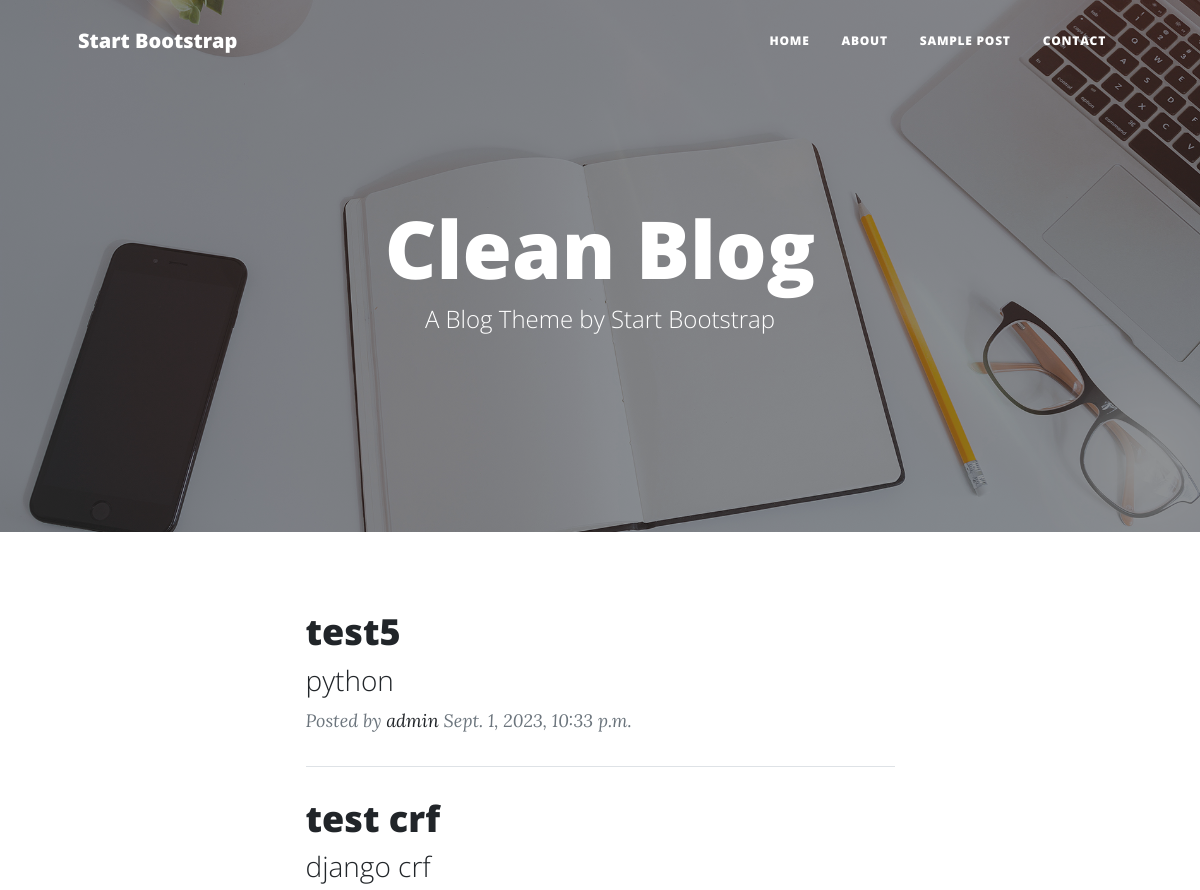
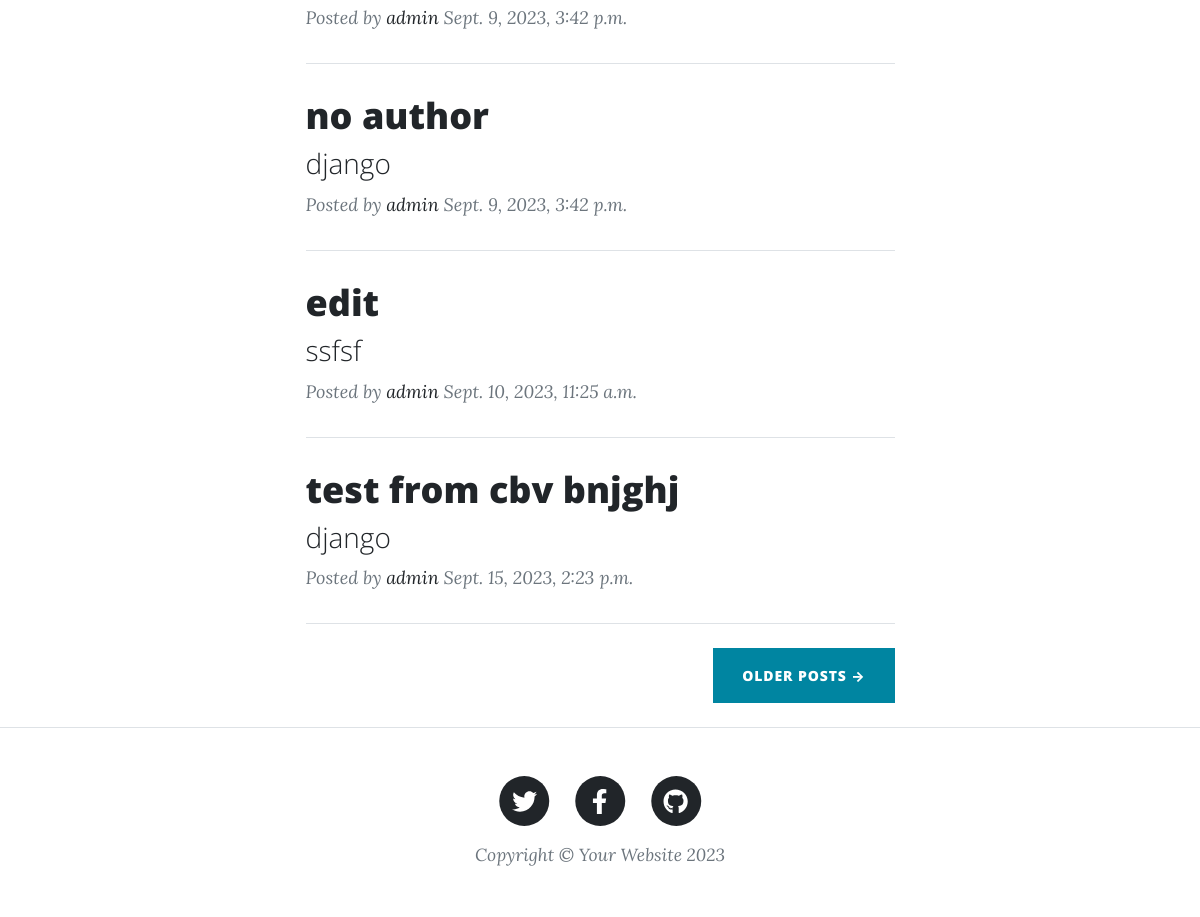
Screenshot of /blog/ with the database file from the repository (2 pictures, top to bottom).
### posts/models.py (models this page shows)
class Post(models.Model):
    author = models.ForeignKey(User,related_name='post_author' , on_delete=models.SET_NULL,null=True)
    title = models.CharField(max_length=150)
    content = models.TextField(max_length=30000)
    image = models.ImageField(upload_to='posts')
    publish_date = models.DateTimeField(default=timezone.now)
    tags = TaggableManager()

### posts/views2.py (the view)
# urls.py: path('blog/', PostList.as_view()),
class PostList(generic.ListView):
    model = Post

### posts/templates/posts/post_list.html (shortened to what this page needs)
{% load static %}
<!DOCTYPE html>
<html lang="en">
    <head>
        <link href="css/styles.css" rel="stylesheet" />
        <link href="{% static 'css/styles.css' %}" rel="stylesheet" />
    </head>
    <body>
        <nav class="navbar navbar-expand-lg navbar-light" id="mainNav">
            <div class="container px-4 px-lg-5">
                <a class="navbar-brand" href="index.html">Start Bootstrap</a>
                <div class="collapse navbar-collapse" id="navbarResponsive">
                    <ul class="navbar-nav ms-auto py-4 py-lg-0">
                        <li class="nav-item"><a class="nav-link px-lg-3 py-3 py-lg-4" href="index.html">Home</a></li>
                        <li class="nav-item"><a class="nav-link px-lg-3 py-3 py-lg-4" href="about.html">About</a></li>
                        <li class="nav-item"><a class="nav-link px-lg-3 py-3 py-lg-4" href="post.html">Sample Post</a></li>
                        <li class="nav-item"><a class="nav-link px-lg-3 py-3 py-lg-4" href="contact.html">Contact</a></li>
                    </ul>
                </div>
            </div>
        </nav>
        <header class="masthead" style="background-image: url('{% static 'assets/img/home-bg.jpg' %}')">
            <div class="container position-relative px-4 px-lg-5">
                <div class="row gx-4 gx-lg-5 justify-content-center">
                    <div class="col-md-10 col-lg-8 col-xl-7">
                        <div class="site-heading">
                            <h1>Clean Blog</h1>
                            <span class="subheading">A Blog Theme by Start Bootstrap</span>
                        </div>
                    </div>
                </div>
            </div>
        </header>
        <div class="container px-4 px-lg-5">
            <div class="row gx-4 gx-lg-5 justify-content-center">
                <div class="col-md-10 col-lg-8 col-xl-7">
                    {% for post in post_list %}
                        <div class="post-preview">
                            <a href="/blog/{{post.id}}">
                                <h2 class="post-title">{{post.title}}</h2>
                                <h3 class="post-subtitle">{{post.content}}</h3>
                            </a>
                            <p class="post-meta">
                                Posted by
                                <a href="#!">{{post.author}}</a>
                                {{post.publish_date}}
                            </p>
                        </div>
                        <hr class="my-4" />
                    {% endfor %}
                    <div class="d-flex justify-content-end mb-4"><a class="btn btn-primary text-uppercase" href="#!">Older Posts →</a></div>
                </div>
            </div>
        </div>
        <footer class="border-top">
            <div class="container px-4 px-lg-5">
                <div class="row gx-4 gx-lg-5 justify-content-center">
                    <div class="col-md-10 col-lg-8 col-xl-7">
                        <ul class="list-inline text-center">
                            <li class="list-inline-item">
                                <a href="#!">
                                    <span class="fa-stack fa-lg">
                                        <i class="fas fa-circle fa-stack-2x"></i>
                                        <i class="fab fa-twitter fa-stack-1x fa-inverse"></i>
                                    </span>
                                </a>
                            </li>
                            <li class="list-inline-item">
                                <a href="#!">
                                    <span class="fa-stack fa-lg">
                                        <i class="fas fa-circle fa-stack-2x"></i>
                                        <i class="fab fa-facebook-f fa-stack-1x fa-inverse"></i>
                                    </span>
                                </a>
                            </li>
                            <li class="list-inline-item">
                                <a href="#!">
                                    <span class="fa-stack fa-lg">
                                        <i class="fas fa-circle fa-stack-2x"></i>
                                        <i class="fab fa-github fa-stack-1x fa-inverse"></i>
                                    </span>
                                </a>
                            </li>
                        </ul>
                        <div class="small text-center text-muted fst-italic">Copyright &copy; Your Website 2023</div>
                    </div>
                </div>
            </div>
        </footer>
    </body>
</html>

### rows the page displays
Post: title "test5", content "python", author "admin", publish_date "Sept. 1, 2023, 10:33 p.m."
Post: title "test crf", content "django crf", author "admin", publish_date "Sept. 9, 2023, 3:42 p.m."
Post: title "no author", content "django", author "admin", publish_date "Sept. 9, 2023, 3:42 p.m."
Post: title "edit", content "ssfsf", author "admin", publish_date "Sept. 10, 2023, 11:25 a.m."
Post: title "test from cbv bnjghj", content "django", author "admin", publish_date "Sept. 15, 2023, 2:23 p.m."
